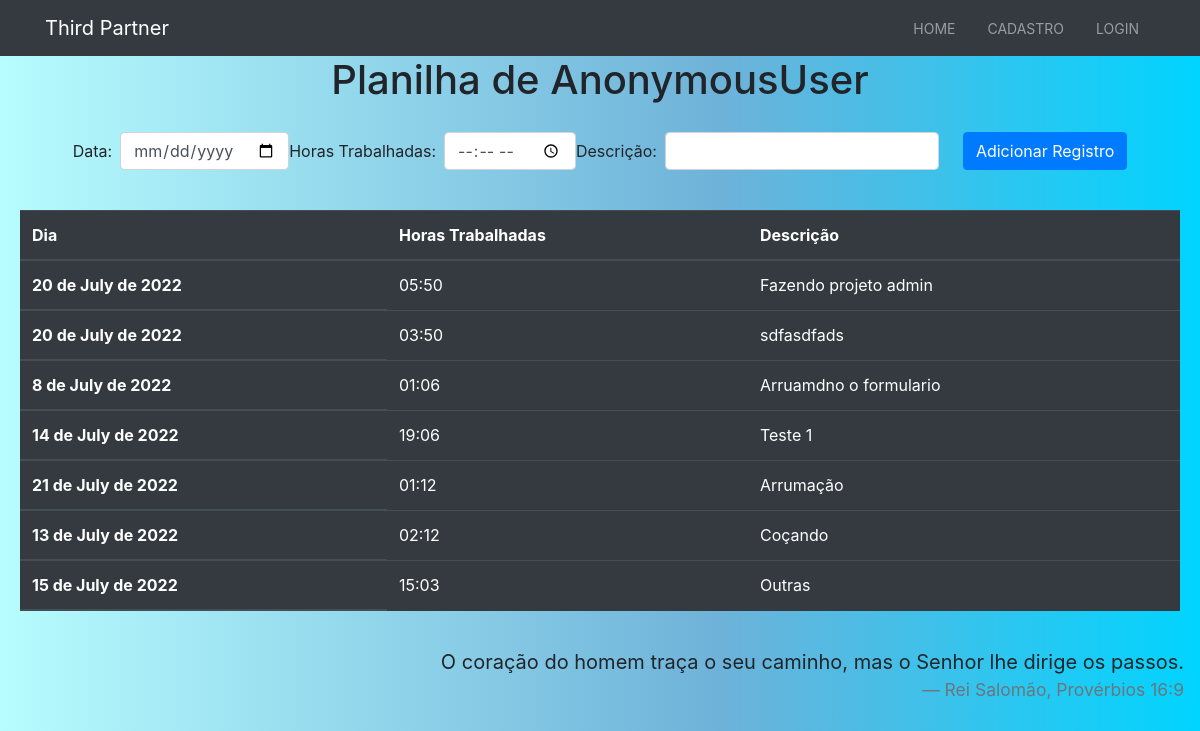
Page /planilha/ on the earlier database version.
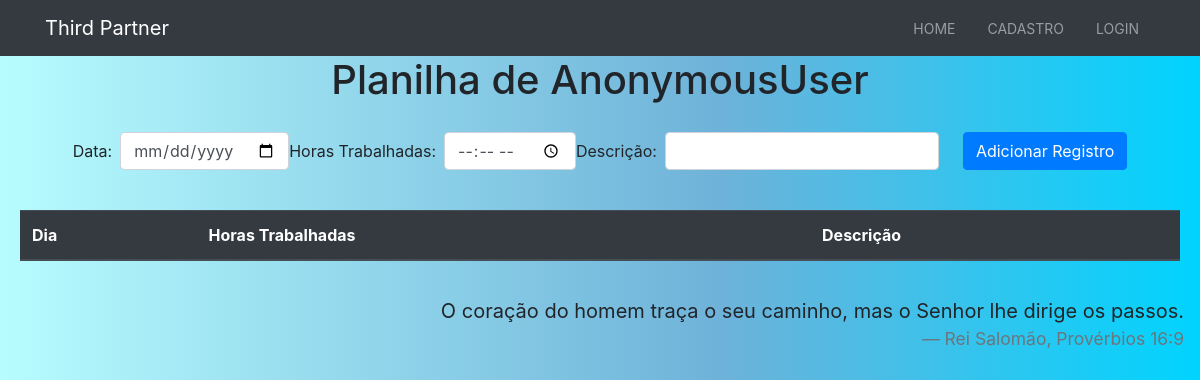
Same page on the later database version.
### core/models/WorkedHours.py (models this page shows, shortened)
class WorkedHours(models.Model):
    worker = models.ForeignKey(CoworkerModel, on_delete=models.CASCADE)
    date = models.DateField()
    worked_hours = models.TimeField()
    description = models.CharField(max_length=200)
    class Meta:
        verbose_name = "Hora"
        verbose_name_plural = "Horas"

### core/views.py (the view)
# urls.py: path("planilha/", SheetView.as_view(), name="sheet_view"),
class SheetView(ListView):
    model = WorkedHours
    template_name = "core/planilha.html"
    queryset = WorkedHours.objects.all()
    context_object_name = "hours"
    def get_context_data(self, *args, **kwargs):
        context = super().get_context_data(**kwargs)
        context["info"] = "sheet_menu"
        context["title"] = "Planilha"
        context["form"] = AddWorkedHours
        return context

### core/templates/core/planilha.html (shortened to what this page needs)
{% extends 'core/base.html' %}
{% load static %} {% load bootstrap4 %}
{% block content%}
<section id="sheet">
    <p class="h1 text-center">Planilha de {{user}}</p>
    <div class="card-body">
        <form method="POST" enctype="multipart/form-data" class="form-inline" action="{% url 'core:add_hours_view' %}">
            <div class="form-group mx-auto mt-auto mb-auto">
                {{form}}
                <input type="submit" class="btn btn-primary ml-4" name="Add Hours" value="Adicionar Registro">
            </div>
        </form>
    </div>
    <div class="card-body ">
        <table class="table table-dark ">
            <thead>
                <tr>
                    <th scope="col">Dia</th>
                    <th scope="col">Horas Trabalhadas</th>
                    <th scope="col">Descrição</th>
                </tr>
            </thead>
            <thead>
                <tr>
                    {% for hour in hours %}
                    <th scope="row">{{hour.date}}</th>
                    <td>{{hour.worked_hours}}</td>
                    <td>{{hour.description}}</td>
                </tr>
                {% endfor %}
            </thead>
        </table>
    </div>
</section>
{% endblock %}

### core/templates/core/base.html (shortened to what this page needs)
{% load static %} {% load bootstrap4 %}
<!DOCTYPE html>
<html lang="pt-br">
<head>
</head>
<body>
    {% include 'core/navbar.html' %}
    {% block content%} {% endblock %}
    <link rel="stylesheet" type="text/css" href="{% static 'core/style.css' %}" />
    <blockquote class="blockquote pr-3">
        <p class="mb-0 text-right">
            O coração do homem traça o seu caminho, mas o Senhor lhe dirige os
            passos.
        </p>
        <footer class="blockquote-footer text-right">Rei Salomão, Provérbios 16:9</footer>
    </blockquote>
</body>
</html>

### core/templates/core/navbar.html (shortened to what this page needs)
{% load bootstrap4 %}
{% load static %}
{% bootstrap_css %}
<link rel="stylesheet" href="{% static 'core/style.css' %}">
{% if user.is_authenticated %}
<nav class="navbar navbar-expand-sm navbar-dark bg-dark">
    <div class="container">
        <a href="{% url 'core:index_view' %}" class="navbar-brand">Third Partner</a>
        <p class="navbar-brand mb-0">| Bem vindo, {{user.user_name}}!</p>
        <button class="navbar-toggler" data-toggle="collapse" data-target="#navbarCollapse">
            <span class="navbar-toggler-icon"></span>
        </button>
        <div class="collapse navbar-collapse" id="navbarCollapse">
            <ul class="navbar-nav ml-auto">
                <li class="nav-item" id="index_menu">
                    <a href="{% url 'core:index_view' %}" class="nav-link">Home</a>
                </li>
                <li class="nav-item" id="sheet_menu">
                    <a href="{% url 'core:sheet_view' %}" class="nav-link">Planilha</a>
                </li>
                <li class="nav-item" id="receipt_menu">
                    <a href="{% url 'core:receipt_view' %}" class="nav-link">Notas</a>
                </li>
                <li class="nav-item" id="vacancies_menu">
                    <a href="{% url 'core:vacancies_view' %}" class="nav-link">Vagas</a>
                </li>
                <li class="nav-item inactive" id="logout_click">
                    <a href="{% url 'users:logout_view' %}" class="nav-link">Logout</a>
                </li>
            </ul>
        </div>
    </div>
</nav>
{% else %}
<nav class="navbar navbar-expand-sm navbar-dark bg-dark">
    <div class="container">
        <a href="{% url 'core:index_view' %}" class="navbar-brand">Third Partner</a>
        <div class="collapse navbar-collapse" id="navbarCollapse">
            <ul class="navbar-nav ml-auto">
                <li class="nav-item" id="index_menu">
                    <a href="{% url 'core:index_view' %}" class="nav-link">Home</a>
                </li>
                <li class="nav-item" id="register_menu">
                    <a href="{% url 'users:register_view' %}" class="nav-link">Cadastro</a>
                </li>
                <li class="nav-item" id="login_menu">
                    <a href="{% url 'users:login_view' %}" class="nav-link">Login</a>
                </li>
            </ul>
        </div>
    </div>
</nav>
{% endif %}

### core/static/core/style.css (style rules this page uses)
.navbar .nav-link { font-size: 14px !important; text-transform: uppercase !important; padding-left: 1rem !important; padding-right: 1rem !important; }
.navbar .nav-link { margin-bottom: 0rem !important; }
html { overflow-y: scroll; }
body { background: rgb(183, 252, 254); background: linear-gradient(90deg, rgba(183, 252, 254, 1) 0%, rgba(110, 178, 217, 1) 60%, rgba(0, 212, 255, 1) 100%); }

Differences in the rows shown:
removed WorkedHours: date "20 de July de 2022", worked_hours "05:50", description "Fazendo projeto admin"
removed WorkedHours: date "20 de July de 2022", worked_hours "03:50", description "sdfasdfads"
removed WorkedHours: date "8 de July de 2022", worked_hours "01:06", description "Arruamdno o formulario"
removed WorkedHours: date "14 de July de 2022", worked_hours "19:06", description "Teste 1"
removed WorkedHours: date "21 de July de 2022", worked_hours "01:12", description "Arrumação"
removed WorkedHours: date "13 de July de 2022", worked_hours "02:12", description "Coçando"
removed WorkedHours: date "15 de July de 2022", worked_hours "15:03", description "Outras"
